Frame 1 (no input): blank canvas, image omitted
Frame 60 (the mouse pressed at the canvas centre just before this capture): blank canvas, image omitted
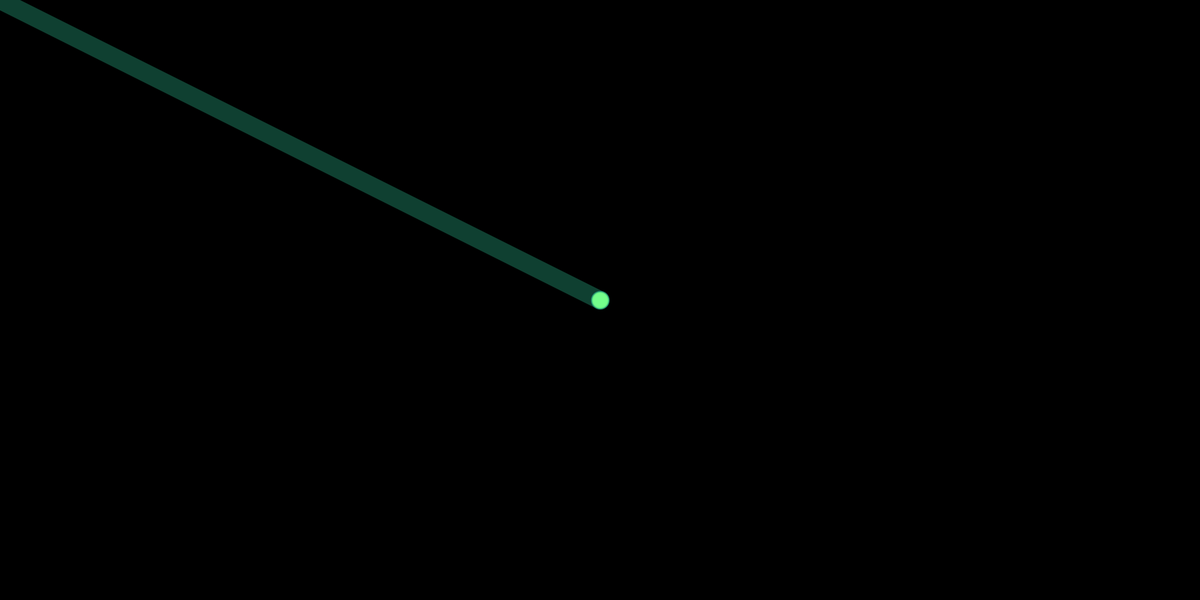
Frame 120 (the mouse held since frame 60 and released just before this capture)

The Processing sketch whose frames 1 and 60 were blank and that drew this single picture after the mouse press (run headless with seeded random() and noise(); from frame 60 on, the mouse is pressed at the canvas centre):

// Processing sketch: S13_drawing
// ── S13_drawing.pde
/**
 * Continuous Lines. 
 * 
 * Click and drag the mouse to draw a line. 
 */
 
float size = 1;
int r = 0;
int g = 255;
int b = 255;
int alpha = 64;
float dir = 1;

void setup() 
{
 size(2048, 1024);
 background(0);
}

void draw() 
{
  //set stroke weaight and color with alpha transparency
  stroke(r, g, b, alpha);  
  strokeWeight(size);
  
  //increase stroke size for each frame
  size += 0.5;
  if(size > 32)  //reset if above 32
  {
    size = 1;
  }
  
  //increase red for each frame
  r++;
  if(r > 255)  //reset if above 255
  {
    r = 0;
  }
  
  //decrease blue for each frame
  b--;
  if(b < 0)
  {
    b = 255;  //reset if below 0
  }
  
  //draw line from previous frame's mouse position to current position when mouse pressed
  if (mousePressed == true) 
  {
    line(mouseX, mouseY, pmouseX, pmouseY);
  }
}
